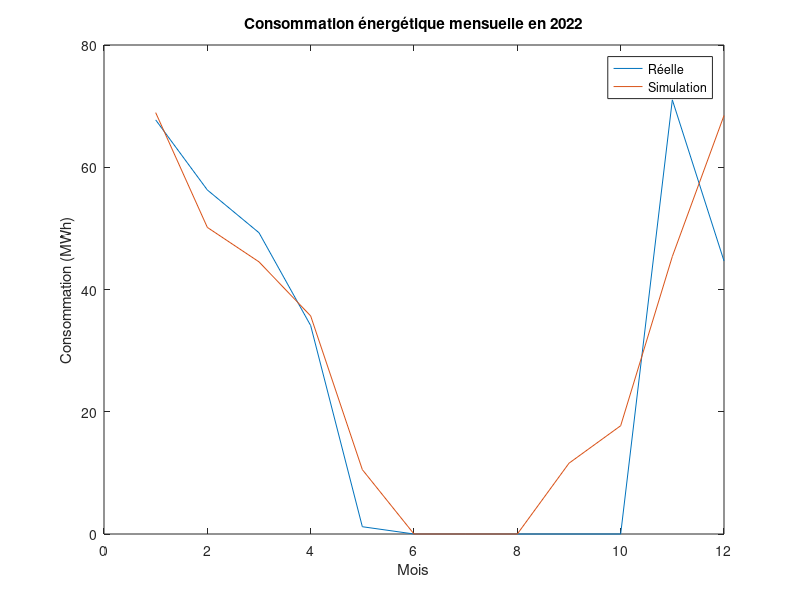

The MATLAB source for this figure:
U_murs1 = 0.28; % Coefficient de transmission thermique (W/m².K)
U_murs2 = 0.28; % Coefficient de transmission thermique (W/m².K)
U_vitres = 1.00;

A_fenetres = 137.72; % Surface des fenêtres (m²)
A_mur1 = 217.73;
A_mur2 = A_mur1;

U_tt = 0.79; % Ponts thermiques toiture terrases
U_pii = 0.99; % Ponts thermiques planchers intermédiaires intérieurs
U_pie = 0.07; % Ponts thermiques planchers intermédiaires extérieurs
U_amei = 0.03; % Ponts thermiques angles murs extérieurs intérieurs
U_amee = 0.015; % Ponts thermiques angles murs extérieurs extérieurs

V = 4.31; % débit d'air de la CTA (m^3/s)
rau = 1.2; % kg/m^3
cp = 1005; % J/(kg.dT)

T_ref = 20;
T_reelle = [5.6, 8.4, 10.7, 12.3, 17.8, 20.5, 23, 23.3, 17.5, 16.3, 10.2, 5.7]; % Température moyenne mensuelle

Q_murs1 = U_murs1*A_mur1*max(0,(T_ref-T_reelle));
Q_murs2 = U_murs2*A_mur2*max(0,(T_ref-T_reelle));
Q_fenetres = U_vitres*A_fenetres*max(0,(T_ref-T_reelle));

Q_ponts = 2*(48.06+23.03)*(U_tt+U_pii+U_pie+U_amei+U_amee)*max(0,(T_ref-T_reelle));

Q_CTA = V*rau*cp*max(0,(T_ref-T_reelle));

Q_total = Q_murs1+Q_murs2+Q_fenetres+Q_ponts+Q_CTA; % Puissance (W)

Q = Q_total/1000; % Puissance (kW)

heures = 24;
mois = [31, 28, 31, 30, 31, 30, 31, 31, 30, 31, 30, 31]; % Nombre de jours par mois
efficacite = 0.89; % Efficacité du système de chauffage

E_quotidienne = Q*heures;

E_mensuelle = E_quotidienne.*mois; % Energie (kWh)

E_mensuelle = E_mensuelle/efficacite;

E_mensuelle = E_mensuelle/1000; % Energie (MWh)

E_annuelle = sum(E_mensuelle);

chauffage_reel_2022 = 14.89/100*[455000, 378000, 331000, 229000, 8000, 0, 0, 0, 0, 0, 477000, 300000]; % kWh

E_reelle = chauffage_reel_2022/1000;

figure
plot(E_reelle)
hold on
plot(E_mensuelle)
xlabel('Mois')
ylabel('Consommation (MWh)')
legend('Réelle','Simulation')
title('Consommation énergétique mensuelle en 2022')
